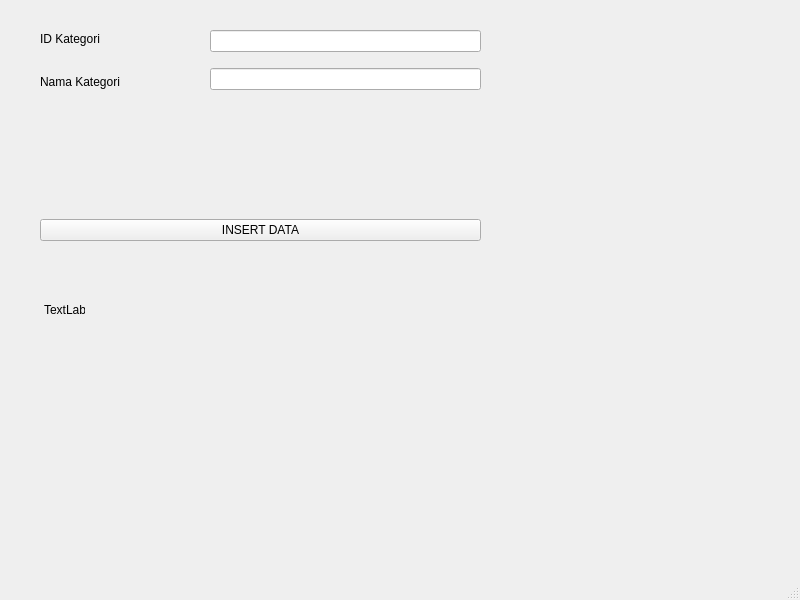
<?xml version="1.0" encoding="UTF-8"?>
<ui version="4.0">
 <class>MainWindow</class>
 <widget class="QMainWindow" name="MainWindow">
  <property name="geometry">
   <rect>
    <x>0</x>
    <y>0</y>
    <width>800</width>
    <height>600</height>
   </rect>
  </property>
  <property name="windowTitle">
   <string>MainWindow</string>
  </property>
  <widget class="QWidget" name="centralwidget">
   <widget class="QWidget" name="verticalLayoutWidget">
    <property name="geometry">
     <rect>
      <x>40</x>
      <y>20</y>
      <width>160</width>
      <height>80</height>
     </rect>
    </property>
    <layout class="QVBoxLayout" name="verticalLayout">
     <item>
      <widget class="QLabel" name="label">
       <property name="text">
        <string>ID Kategori</string>
       </property>
      </widget>
     </item>
     <item>
      <widget class="QLabel" name="label_2">
       <property name="text">
        <string>Nama Kategori</string>
       </property>
      </widget>
     </item>
    </layout>
   </widget>
   <widget class="QWidget" name="verticalLayoutWidget_2">
    <property name="geometry">
     <rect>
      <x>210</x>
      <y>20</y>
      <width>271</width>
      <height>80</height>
     </rect>
    </property>
    <layout class="QVBoxLayout" name="verticalLayout_2">
     <item>
      <widget class="QLineEdit" name="lineEdit"/>
     </item>
     <item>
      <widget class="QLineEdit" name="lineEdit_2"/>
     </item>
    </layout>
   </widget>
   <widget class="QWidget" name="horizontalLayoutWidget">
    <property name="geometry">
     <rect>
      <x>40</x>
      <y>190</y>
      <width>441</width>
      <height>80</height>
     </rect>
    </property>
    <layout class="QHBoxLayout" name="horizontalLayout">
     <item>
      <widget class="QPushButton" name="pushButton">
       <property name="text">
        <string>INSERT DATA</string>
       </property>
      </widget>
     </item>
    </layout>
   </widget>
   <widget class="QLabel" name="label_3">
    <property name="geometry">
     <rect>
      <x>44</x>
      <y>299</y>
      <width>41</width>
      <height>21</height>
     </rect>
    </property>
    <property name="text">
     <string>TextLabel</string>
    </property>
   </widget>
  </widget>
  <widget class="QMenuBar" name="menubar">
   <property name="geometry">
    <rect>
     <x>0</x>
     <y>0</y>
     <width>800</width>
     <height>18</height>
    </rect>
   </property>
  </widget>
  <widget class="QStatusBar" name="statusbar"/>
 </widget>
 <resources/>
 <connections/>
</ui>
